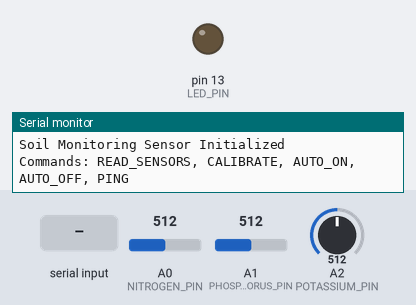
A sketch run on a simulated Arduino Uno, built with avr-gcc and run on an emulated ATmega328P. On the bench: output pins drawn as LEDs (lit = HIGH), the last lines printed to the serial monitor. Inputs (shaded band) come from the test bench; at power-on: A0 (NITROGEN_PIN) = 512, A1 (PHOSPHORUS_PIN) = 512, A2 (POTASSIUM_PIN) = 512.

Above: at 2.2 s.
2.3 s: "CALIBRATE\n" received over Serial
At 2.43 s:
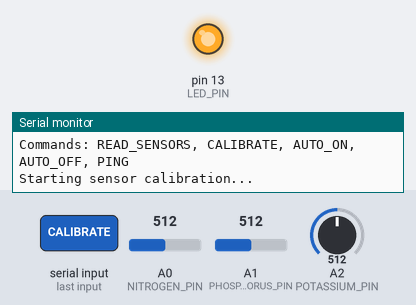
14.3 s: "AUTO_OFF\n" received over Serial
Timing chart, 0 to 17.3 s (numbered marks = the images above; inputs shaded):
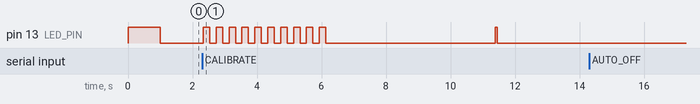

The sketch:

soil_monitoring_sensor.ino
```cpp
/*
  Soil Monitoring Sensor for Eggplant Farming

  This Arduino sketch reads NPK (Nitrogen, Phosphorus, Potassium) values
  from soil sensors and sends the data to a Flutter app via serial communication.

  Hardware Requirements:
  - Arduino Uno/Nano/ESP32
  - NPK Soil Sensor (or individual N, P, K sensors)
  - Optional: pH sensor, moisture sensor, temperature sensor

  Wiring:
  - NPK Sensor VCC -> 5V (or 3.3V for ESP32)
  - NPK Sensor GND -> GND
  - NPK Sensor Data -> A0 (Nitrogen)
  - Additional sensors -> A1 (Phosphorus), A2 (Potassium)

  Serial Communication:
  - Baud Rate: 9600
  - Data Format: JSON {"nitrogen": 75.5, "phosphorus": 60.2, "potassium": 85.1}
  - Alternative Format: CSV "75.5,60.2,85.1"
*/

// Pin definitions
#define NITROGEN_PIN A0
#define PHOSPHORUS_PIN A1
#define POTASSIUM_PIN A2
#define LED_PIN 13

// Sensor calibration values (adjust based on your sensors)
#define NITROGEN_MIN 0
#define NITROGEN_MAX 1023
#define PHOSPHORUS_MIN 0
#define PHOSPHORUS_MAX 1023
#define POTASSIUM_MIN 0
#define POTASSIUM_MAX 1023

// Timing variables
unsigned long lastReading = 0;
const unsigned long READING_INTERVAL = 5000; // Read every 5 seconds
bool autoMode = true;

// Sensor values
float nitrogenLevel = 0.0;
float phosphorusLevel = 0.0;
float potassiumLevel = 0.0;

void setup() {
  // Initialize serial communication
  Serial.begin(9600);

  // Initialize pins
  pinMode(LED_PIN, OUTPUT);
  pinMode(NITROGEN_PIN, INPUT);
  pinMode(PHOSPHORUS_PIN, INPUT);
  pinMode(POTASSIUM_PIN, INPUT);

  // Startup indication
  digitalWrite(LED_PIN, HIGH);
  delay(1000);
  digitalWrite(LED_PIN, LOW);

  Serial.println("Soil Monitoring Sensor Initialized");
  Serial.println("Commands: READ_SENSORS, CALIBRATE, AUTO_ON, AUTO_OFF, PING");
}

void loop() {
  // Check for serial commands
  if (Serial.available()) {
    String command = Serial.readStringUntil('\n');
    command.trim();
    handleCommand(command);
  }

  // Auto-read sensors if enabled
  if (autoMode && (millis() - lastReading >= READING_INTERVAL)) {
    readAndSendSensorData();
    lastReading = millis();
  }

  delay(100);
}

void handleCommand(String command) {
  if (command == "READ_SENSORS") {
    readAndSendSensorData();
  }
  else if (command == "CALIBRATE") {
    calibrateSensors();
  }
  else if (command == "AUTO_ON") {
    autoMode = true;
    Serial.println("Auto mode enabled");
  }
  else if (command == "AUTO_OFF") {
    autoMode = false;
    Serial.println("Auto mode disabled");
  }
  else if (command == "PING") {
    Serial.println("PONG - Arduino is connected");
  }
  else if (command == "STATUS") {
    sendStatus();
  }
  else {
    Serial.println("Unknown command: " + command);
  }
}

void readAndSendSensorData() {
  // Blink LED to indicate reading
  digitalWrite(LED_PIN, HIGH);

  // Read raw sensor values
  int nitrogenRaw = analogRead(NITROGEN_PIN);
  int phosphorusRaw = analogRead(PHOSPHORUS_PIN);
  int potassiumRaw = analogRead(POTASSIUM_PIN);

  // Convert to percentage (0-100%)
  nitrogenLevel = mapFloat(nitrogenRaw, NITROGEN_MIN, NITROGEN_MAX, 0.0, 100.0);
  phosphorusLevel = mapFloat(phosphorusRaw, PHOSPHORUS_MIN, PHOSPHORUS_MAX, 0.0, 100.0);
  potassiumLevel = mapFloat(potassiumRaw, POTASSIUM_MIN, POTASSIUM_MAX, 0.0, 100.0);

  // Constrain values to 0-100 range
  nitrogenLevel = constrain(nitrogenLevel, 0.0, 100.0);
  phosphorusLevel = constrain(phosphorusLevel, 0.0, 100.0);
  potassiumLevel = constrain(potassiumLevel, 0.0, 100.0);

  // Send data in JSON format
  sendJSONData();

  // Alternative: Send data in CSV format
  // sendCSVData();

  digitalWrite(LED_PIN, LOW);
}

void sendJSONData() {
  Serial.print("{\"nitrogen\": ");
  Serial.print(nitrogenLevel, 1);
  Serial.print(", \"phosphorus\": ");
  Serial.print(phosphorusLevel, 1);
  Serial.print(", \"potassium\": ");
  Serial.print(potassiumLevel, 1);
  Serial.println("}");
}

void sendCSVData() {
  Serial.print(nitrogenLevel, 1);
  Serial.print(",");
  Serial.print(phosphorusLevel, 1);
  Serial.print(",");
  Serial.println(potassiumLevel, 1);
}

void calibrateSensors() {
  Serial.println("Starting sensor calibration...");

  // Blink LED during calibration
  for (int i = 0; i < 10; i++) {
    digitalWrite(LED_PIN, HIGH);
    delay(200);
    digitalWrite(LED_PIN, LOW);
    delay(200);
  }

  // Read multiple samples for calibration
  long nitrogenSum = 0, phosphorusSum = 0, potassiumSum = 0;
  int samples = 50;

  for (int i = 0; i < samples; i++) {
    nitrogenSum += analogRead(NITROGEN_PIN);
    phosphorusSum += analogRead(PHOSPHORUS_PIN);
    potassiumSum += analogRead(POTASSIUM_PIN);
    delay(100);
  }

  // Calculate averages
  int nitrogenAvg = nitrogenSum / samples;
  int phosphorusAvg = phosphorusSum / samples;
  int potassiumAvg = potassiumSum / samples;

  Serial.println("Calibration complete:");
  Serial.println("Nitrogen baseline: " + String(nitrogenAvg));
  Serial.println("Phosphorus baseline: " + String(phosphorusAvg));
  Serial.println("Potassium baseline: " + String(potassiumAvg));

  // You can store these values in EEPROM for persistent calibration
  // EEPROM.write(0, nitrogenAvg);
  // EEPROM.write(1, phosphorusAvg);
  // EEPROM.write(2, potassiumAvg);
}

void sendStatus() {
  Serial.println("=== Soil Monitoring Sensor Status ===");
  Serial.println("Auto Mode: " + String(autoMode ? "ON" : "OFF"));
  Serial.println("Last Reading:");
  Serial.println("  Nitrogen: " + String(nitrogenLevel, 1) + "%");
  Serial.println("  Phosphorus: " + String(phosphorusLevel, 1) + "%");
  Serial.println("  Potassium: " + String(potassiumLevel, 1) + "%");
  Serial.println("Uptime: " + String(millis() / 1000) + " seconds");
  Serial.println("=====================================");
}

// Helper function to map float values
float mapFloat(float x, float in_min, float in_max, float out_min, float out_max) {
  return (x - in_min) * (out_max - out_min) / (in_max - in_min) + out_min;
}

/*
  Additional Features You Can Add:

  1. WiFi Connectivity (ESP32/ESP8266):
     - Send data directly to Firebase
     - Create a web server for configuration

  2. Additional Sensors:
     - pH sensor (A3)
     - Soil moisture sensor (A4)
     - Temperature sensor (A5)

  3. Data Logging:
     - SD card module for local storage
     - EEPROM for sensor calibration values

  4. Power Management:
     - Sleep modes for battery operation
     - Solar panel charging circuit

  5. Actuators:
     - Relay control for irrigation
     - Servo motor for sample collection

  Example Enhanced JSON Output:
  {
    "nitrogen": 75.5,
    "phosphorus": 60.2,
    "potassium": 85.1,
    "ph": 6.8,
    "moisture": 45.3,
    "temperature": 25.7,
    "timestamp": 1699123456
  }
*/
```

Measured:
- after the input at 2.3 s, pin 13 (LED_PIN): goes 9 × (HIGH 0.20 s, LOW 0.20 s), HIGH 0.20 s, LOW 5.3 s, HIGH 0.06 s, then LOW, starting at once
